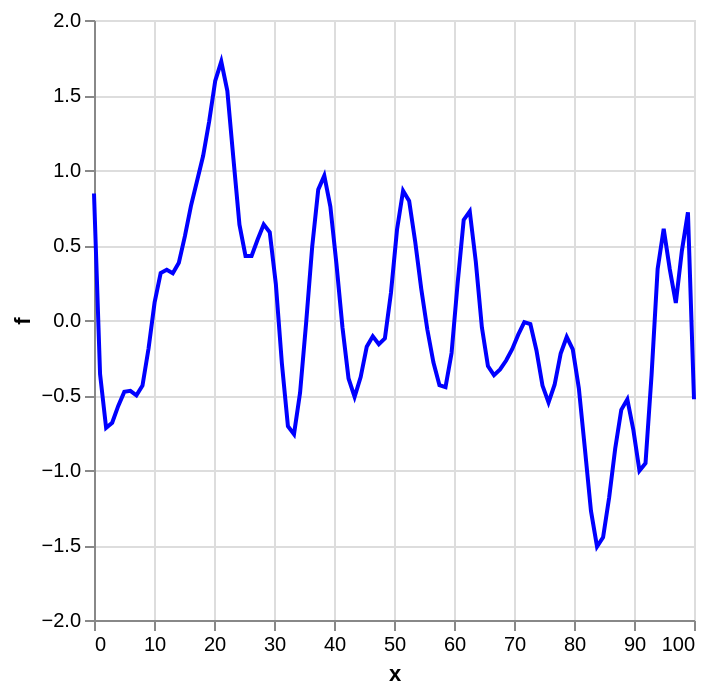

Notebook code for this chart:
### Code cell
beta = np.random.normal(0, 1, size=(40, 1))
f = Phi @ beta

source = pd.DataFrame({"x": np.linspace(0, 100, 100), "f": f.flatten()})
chart = alt.Chart(source).mark_line(color="blue").encode(x="x", y="f")
chart

### Figure 1 — Vega-Lite specification as saved in the notebook (floating-point values rounded to 4 significant figures)
{"config": {"view": {"continuousWidth": 300, "continuousHeight": 300}}, "data": {"name": "data-8f972081570b62508fee56b68723d0de"}, "mark": {"type": "line", "color": "blue"}, "encoding": {"x": {"field": "x", "type": "quantitative"}, "y": {"field": "f", "type": "quantitative"}}, "$schema": "https://vega.github.io/schema/vega-lite/v6.1.0.json", "datasets": {"data-8f972081570b62508fee56b68723d0de": [{"x": 0.0, "f": 0.843}, {"x": 1.01, "f": -0.3602}, {"x": 2.02, "f": -0.7191}, {"x": 3.03, "f": -0.6852}, {"x": 4.04, "f": -0.5728}, {"x": 5.051, "f": -0.4792}, {"x": 6.061, "f": -0.4726}, {"x": 7.071, "f": -0.5022}, {"x": 8.081, "f": -0.4367}, {"x": 9.091, "f": -0.1905}, {"x": 10.1, "f": 0.1171}, {"x": 11.11, "f": 0.3126}, {"x": 12.12, "f": 0.3343}, {"x": 13.13, "f": 0.3112}, {"x": 14.14, "f": 0.3821}, {"x": 15.15, "f": 0.5588}, {"x": 16.16, "f": 0.761}, {"x": 17.17, "f": 0.9273}, {"x": 18.18, "f": 1.093}, {"x": 19.19, "f": 1.323}, {"x": 20.2, "f": 1.594}, {"x": 21.21, "f": 1.723}, {"x": 22.22, "f": 1.528}, {"x": 23.23, "f": 1.077}, {"x": 24.24, "f": 0.636}, {"x": 25.25, "f": 0.427}, {"x": 26.26, "f": 0.4273}, {"x": 27.27, "f": 0.5362}, {"x": 28.28, "f": 0.6374}, {"x": 29.29, "f": 0.5847}, {"x": 30.3, "f": 0.242}, {"x": 31.31, "f": -0.2891}, {"x": 32.32, "f": -0.7081}, {"x": 33.33, "f": -0.761}, {"x": 34.34, "f": -0.4856}, {"x": 35.35, "f": -0.02014}, {"x": 36.36, "f": 0.4874}, {"x": 37.37, "f": 0.8691}, {"x": 38.38, "f": 0.9625}, {"x": 39.39, "f": 0.7563}, {"x": 40.4, "f": 0.3754}, {"x": 41.41, "f": -0.0504}, {"x": 42.42, "f": -0.39}, {"x": 43.43, "f": -0.5121}, {"x": 44.44, "f": -0.3808}, {"x": 45.45, "f": -0.1785}, {"x": 46.46, "f": -0.1085}, {"x": 47.47, "f": -0.1615}, {"x": 48.48, "f": -0.1226}, {"x": 49.49, "f": 0.1819}, {"x": 50.51, "f": 0.603}, {"x": 51.52, "f": 0.8616}, {"x": 52.53, "f": 0.7938}, {"x": 53.54, "f": 0.5213}, {"x": 54.55, "f": 0.2067}, {"x": 55.56, "f": -0.06351}, {"x": 56.57, "f": -0.2816}, {"x": 57.58, "f": -0.4348}, {"x": 58.59, "f": -0.4481}, {"x": 59.6, "f": -0.2203}, {"x": 60.61, "f": 0.246}, {"x": 61.62, "f": 0.6673}, {"x": 62.63, "f": 0.7242}, {"x": 63.64, "f": 0.3876}, {"x": 64.65, "f": -0.04882}, {"x": 65.66, "f": -0.3074}, {"x": 66.67, "f": -0.3677}, {"x": 67.68, "f": -0.3297}, {"x": 68.69, "f": -0.2701}, {"x": 69.7, "f": -0.1947}, {"x": 70.71, "f": -0.09798}, {"x": 71.72, "f": -0.01461}, {"x": 72.73, "f": -0.02719}, {"x": 73.74, "f": -0.2016}, {"x": 74.75, "f": -0.4372}, {"x": 75.76, "f": -0.5495}, {"x": 76.77, "f": -0.4318}, {"x": 77.78, "f": -0.2243}, {"x": 78.79, "f": -0.1131}, {"x": 79.8, "f": -0.1957}, {"x": 80.81, "f": -0.4558}, {"x": 81.82, "f": -0.8592}, {"x": 82.83, "f": -1.273}, {"x": 83.84, "f": -1.51}, {"x": 84.85, "f": -1.449}, {"x": 85.86, "f": -1.184}, {"x": 86.87, "f": -0.8563}, {"x": 87.88, "f": -0.5988}, {"x": 88.89, "f": -0.529}, {"x": 89.9, "f": -0.7347}, {"x": 90.91, "f": -1.005}, {"x": 91.92, "f": -0.9542}, {"x": 92.93, "f": -0.3662}, {"x": 93.94, "f": 0.3399}, {"x": 94.95, "f": 0.6076}, {"x": 95.96, "f": 0.3389}, {"x": 96.97, "f": 0.1138}, {"x": 97.98, "f": 0.4609}, {"x": 98.99, "f": 0.7178}, {"x": 100.0, "f": -0.5282}]}}
